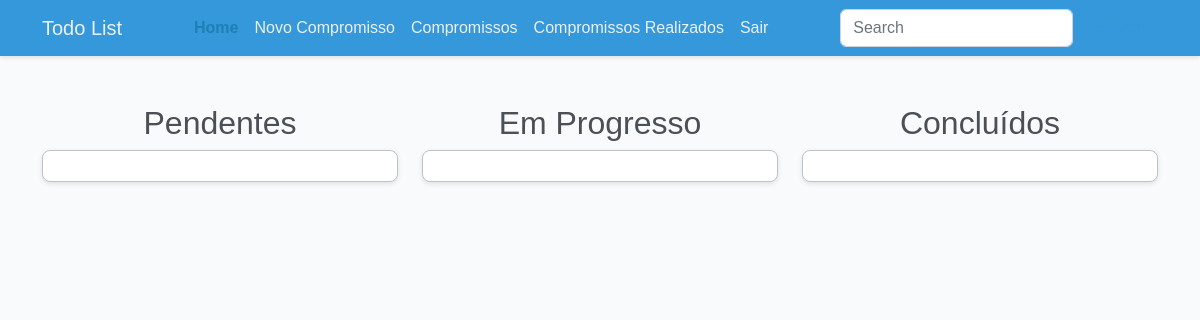
The page /commitments/ (signed in) on the database as committed earlier.
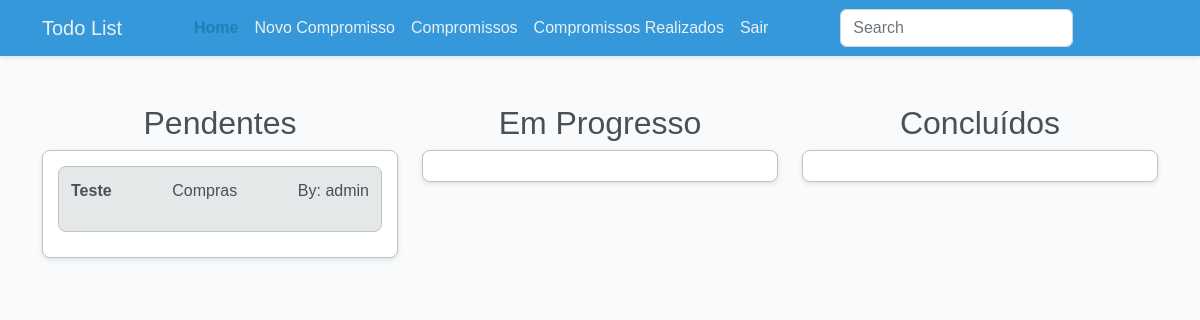
The same page on the database as committed later.
### task/models.py (models this page shows, shortened)
class Commitment(models.Model):
    STATUS_CHOICES = [
        ("pending", "Pendente"),
        ("in_progress", "Em Andamento"),
        ("completed", "Concluído"),
    ]
    title = models.CharField(max_length=100)
    describe = models.TextField(blank=True)
    status = models.CharField(
        max_length=20,
        choices=STATUS_CHOICES,
        default="pending",
        null=True,
        blank=True,
    )
    date_commitmment = models.DateTimeField(null=True)
    created = models.DateTimeField(auto_now_add=True, null=True)
    user = models.ForeignKey(User, on_delete=models.CASCADE)
    category = models.ForeignKey(
        "Category", on_delete=models.CASCADE, null=True, blank=True
    )
    convidados = models.ManyToManyField(User, related_name='commitments_convidados', blank=True)

class Category(models.Model):
    name = models.CharField(max_length=100)
    def __str__(self):
        return self.name

### task/views.py (the view)
# urls.py: path("commitments/", views.commitments, name="commitments"),
@login_required
def commitments(request):
    commitments = Commitment.objects.filter(user=request.user).order_by(
        "-date_commitmment"
    )
    return render(request, "commitments.html", {"commitments": commitments})

### task/templates/commitments.html (shortened to what this page needs)
{% extends 'menu.html' %}
{% block content %}
<main class="container mt-5">
    <div class="row">
        <div class="col-md-4">
            <h2 class="text-center">Pendentes</h2>
            <ul class="list-group kanban-column">
                {% for commitment in commitments %}
                {% if commitment.status == 'pending' %}
                <li class="list-group-item kanban-item">
                    <a href="{% url 'commitment_detalhe' commitment.id %}">
                        <header class="d-flex justify-content-between">
                            <p class="fw-bold">{{ commitment.title }}</p>
                            <p>{{ commitment.category }}</p>
                            <p>By: {{ commitment.user.username }}</p>
                        </header>
                    </a>
                </li>
                {% endif %}
                {% endfor %}
            </ul>
        </div>
        <div class="col-md-4">
            <h2 class="text-center">Em Progresso</h2>
            <ul class="list-group kanban-column">
            </ul>
        </div>
        <div class="col-md-4">
            <h2 class="text-center">Concluídos</h2>
            <ul class="list-group kanban-column">
            </ul>
        </div>
    </div>
</main>
{% endblock %}

Rows that differ between the two databases and show on the page:
added Commitment: title "Teste", category "Compras", user.username "admin"
